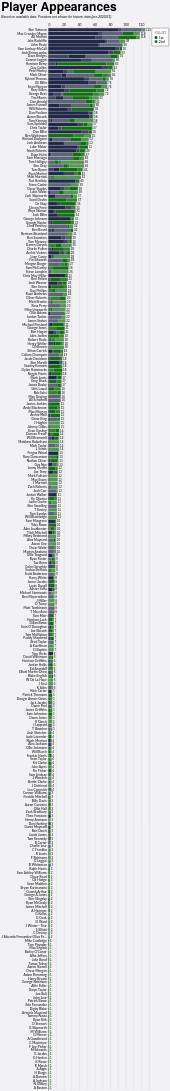

The Vega-Lite source for this figure:
### Vega-Lite specification from a JSON file in a GitHub repository (floating-point values rounded to 4 significant figures; data arrays with more than 128 entries replaced by an {"elided": "..."} marker saying what was removed)
{"config": {"axis": {"labelFont": "Lato, sans-serif", "titleFont": "PT Sans Narrow, Helvetica Neue, Helvetica, Arial, sans-serif", "labelFontSize": 13, "titleFontSize": 24, "gridColor": "#202947", "gridOpacity": 0.2}, "header": {"labelFont": "PT Sans Narrow, Helvetica Neue, Helvetica, Arial, sans-serif", "titleFont": "PT Sans Narrow, Helvetica Neue, Helvetica, Arial, sans-serif", "labelFontSize": 24, "titleFontSize": 28, "labelFontWeight": "bold", "orient": "left"}, "legend": {"labelFont": "Lato, sans-serif", "titleFont": "PT Sans Narrow, Helvetica Neue, Helvetica, Arial, sans-serif", "labelFontSize": 14, "titleFontSize": 16, "titlePadding": 5, "fillColor": "white", "strokeColor": "black", "padding": 10, "titleFontWeight": "lighter", "titleFontStyle": "italic", "titleColor": "gray", "offset": 10}, "title": {"font": "PT Sans Narrow, Helvetica Neue, Helvetica, Arial, sans-serif", "fontSize": 48, "fontWeight": "bold", "anchor": "start", "align": "center", "titlePadding": 20, "subtitlePadding": 10, "subtitleFontSize": 13, "subtitleColor": "", "subtitleFontStyle": "italic", "offset": 15, "color": "black"}, "axisX": {"labelAngle": 0}, "facet": {"title": null, "header": null, "align": {"row": "each", "column": "each"}}, "resolve": {"scale": {"y": "independent", "facet": "independent"}}, "background": "#f2f1f4"}, "layer": [{"mark": {"type": "bar"}, "encoding": {"color": {"field": "squad", "legend": {"orient": "right"}, "scale": {"domain": ["1st", "2nd"], "range": ["#202947", "#146f14"]}, "title": "Squad", "type": "nominal"}, "opacity": {"field": "start", "legend": null, "scale": {"domain": ["Start", "Bench", "Unknown"], "range": [1.0, 0.7, 0.4]}, "type": "nominal"}, "order": {"field": "squad", "sort": "ascending", "type": "quantitative"}, "tooltip": [{"field": "player", "title": "Player", "type": "nominal"}, {"field": "squad", "title": "Squad", "type": "nominal"}, {"aggregate": "sum", "field": "games", "title": "Games", "type": "quantitative"}, {"field": "start", "title": "Started?", "type": "nominal"}], "x": {"aggregate": "sum", "axis": {"orient": "top", "title": null}, "field": "games", "type": "quantitative"}, "y": {"field": "player", "sort": "-x", "title": null, "type": "nominal"}}, "title": {"text": "Player Appearances", "subtitle": "Based on available data. Positions not shown for historic data (pre-2020/21)."}}, {"mark": {"type": "text", "align": "left", "baseline": "middle", "dx": 3, "fontSize": 12}, "encoding": {"text": {"aggregate": "sum", "field": "games", "type": "quantitative"}, "x": {"aggregate": "sum", "field": "games", "type": "quantitative"}, "y": {"field": "player", "sort": "-x", "type": "nominal"}}}], "data": {"name": "data-1bb3e719e10d786b33dc0c606ecb8b13"}, "height": {"step": 15}, "width": 400, "$schema": "https://vega.github.io/schema/vega-lite/v5.20.1.json", "datasets": {"data-1bb3e719e10d786b33dc0c606ecb8b13": {"elided": "2053 records"}}}
